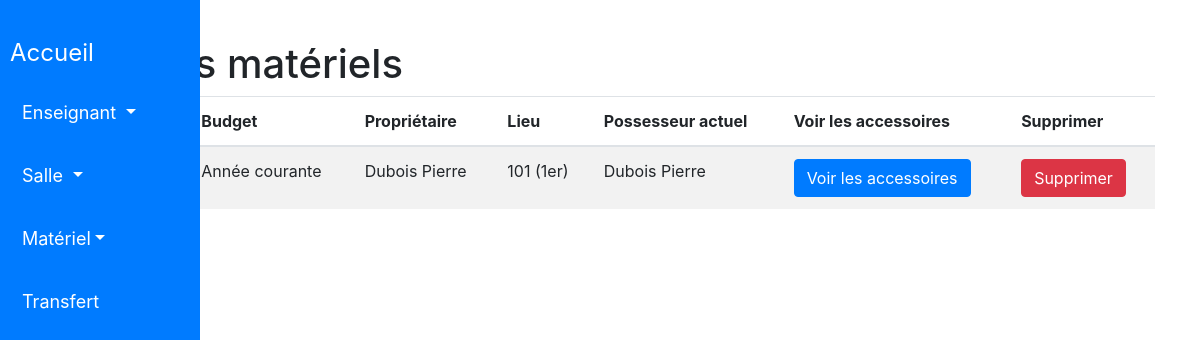
The app's page /gestion_materiel/materiel/liste_materiels, older data.
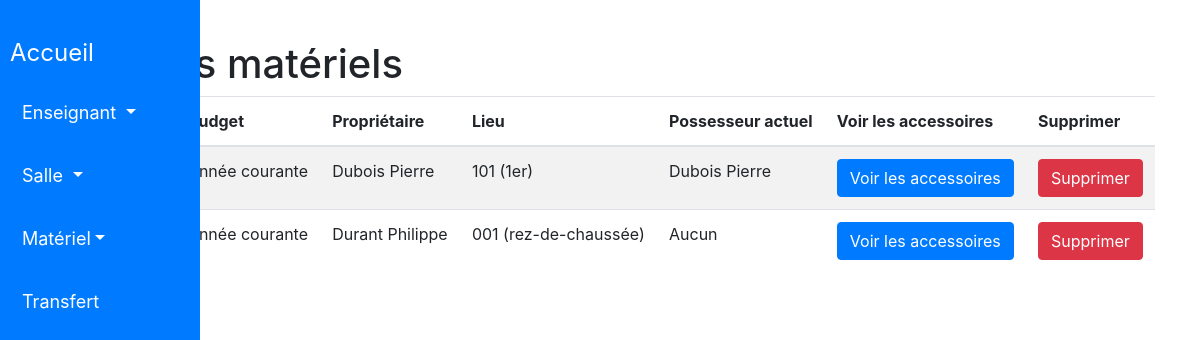
The same page, newer data.
### gestion_materiel/models.py (models this page shows, shortened)
class Materiel(models.Model):
    nom = models.CharField(
        max_length=100,
        blank=False,
        null=True,
        default=''
    )
    budget = models.CharField(
        max_length=100,
        blank=False,
        null=True,
        default=''
    )
    proprietaire = models.ForeignKey(
        Enseignant,
        on_delete=models.CASCADE,
        null=True,
        related_name='materiels_possedes'
    )
    lieu = models.ForeignKey(
        Salle,
        on_delete=models.CASCADE,
        null=True
    )
    possesseur = models.ForeignKey(
        Enseignant,
        on_delete=models.CASCADE,
        null=True,
        blank=True,
        related_name='materiels_en_possession'
    )

class Enseignant(models.Model):
    nom = models.CharField(
        max_length=50,
        blank=False,
        null=True,
        default='aucun'
    )
    prenom = models.CharField(
        max_length=50,
        blank=False,
        null=True,
        default='aucun'
    )

class Salle(models.Model):
    nom = models.CharField(
        max_length=50,
        blank=False,
        null=True,
        default='aucun'
    )
    etage = models.CharField(
        max_length=50,
        blank=False,
        null=True,
        default='aucun'
    )

### gestion_materiel/views.py (the view)
# urls.py: path('gestion_materiel/materiel/liste_materiels', liste_materiels, name='liste_materiels'),
def liste_materiels(request):
    materiels = Materiel.objects.all()
    return render(request, 'gestion_materiel/materiel/liste_materiels.html', {'materiels': materiels})

### templates/gestion_materiel/materiel/liste_materiels.html (shortened to what this page needs)
<!DOCTYPE html>
<html>
<head>
</head>
<body>
    {% include 'gestion_materiel/includes/entete.html' %}
    <div class="container">
        <h1>Liste des matériels</h1>
        <table class="table table-striped">
            <thead>
                <tr>
                    <th>Nom</th>
                    <th>Budget</th>
                    <th>Propriétaire</th>
                    <th>Lieu</th>
                    <th>Possesseur actuel</th>
                    <th>Voir les accessoires</th>
                    <th>Supprimer</th>
                </tr>
            </thead>
            <tbody>
                {% for materiel in materiels %}
                    <tr>
                        <td>{{ materiel.nom }}</td>
                        <td>{{ materiel.budget }}</td>
                        <td>{{ materiel.proprietaire.nom }} {{ materiel.proprietaire.prenom }}</td>
                        <td>{{ materiel.lieu.nom }} ({{ materiel.lieu.etage }})</td>
                        <td>
                            {% if materiel.possesseur %}
                                {{ materiel.possesseur.nom }} {{ materiel.possesseur.prenom }}
                            {% else %}
                                Aucun
                            {% endif %}
                        </td>
                        <td>
                            <a href="{% url 'liste_accessoires' materiel.id %}" class="btn btn-primary">Voir les accessoires</a>
                        </td>
                        <td>
                            <form method="post" action="{% url 'supprimer_materiel' materiel.id %}">
                                <button type="submit" class="btn btn-danger">Supprimer</button>
                            </form>
                        </td>
                    </tr>
                {% empty %}
                    <tr>
                        <td colspan="7">Aucun matériel trouvé.</td>
                    </tr>
                {% endfor %}
            </tbody>
        </table>
    </div>
</body>
</html>

### templates/gestion_materiel/includes/entete.html (shortened to what this page needs)
<!DOCTYPE html>
<html>
<head>
    <link rel="stylesheet" href="https://stackpath.bootstrapcdn.com/bootstrap/4.5.0/css/bootstrap.min.css">
</head>
<body>
    <div class="vertical-navbar">
        <a class="navbar-brand" href="/gestion_materiel/accueil">Accueil</a>
        <ul class="navbar-nav">
            <li class="nav-item dropdown">
                <a class="nav-link dropdown-toggle" id="navbarDropdown"> Enseignant </a>
            </li>
            <li class="nav-item dropdown">
                <a class="nav-link dropdown-toggle" id="navbarDropdown"> Salle </a>
            </li>
            <li class="nav-item dropdown">
                <a class="nav-link dropdown-toggle" id="navbarDropdown">Matériel</a>
            </li>
            <li class="nav-item">
                <a class="nav-link" href="/gestion_materiel/transfert/choix_materiel">Transfert</a>
            </li>
        </ul>
    </div>
    <div style="margin-left: 220px; padding: 20px;">
    </div>
</body>
</html>

### templates/gestion_materiel/includes/entete.html (style rules this page uses)
.navbar-brand { color: #fff; font-size: 24px; margin: 10px; }
.navbar-nav .nav-link { color: #fff; font-size: 18px; margin: 5px 10px; border-radius: 5px; padding: 8px 12px; }
.vertical-navbar { background-color: #007bff; height: 100vh; width: 200px; position: fixed; left: 0; top: 0; padding-top: 20px; }
.vertical-navbar .nav-item { margin-bottom: 10px; }

Row changes from the older to the newer data that the page shows:
added Materiel: budget "Année courante", proprietaire.nom "Durant", proprietaire.prenom "Philippe", lieu.nom "001", lieu.etage "rez-de-chaussée", shows "Aucun"
